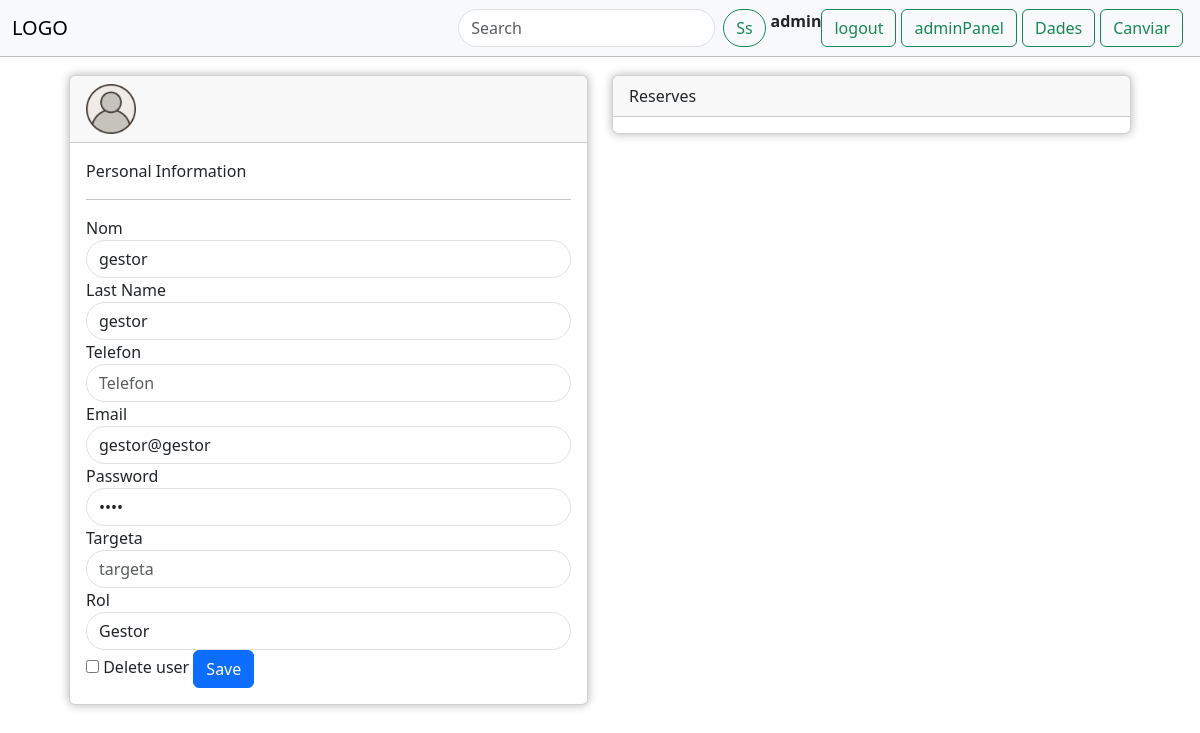
The app's page /mvc/public/index.php?r=userpage&Id=2 (signed in) with its own data.
### tables this page shows
CREATE TABLE Usuari (
    Id INT AUTO_INCREMENT PRIMARY KEY,
    Nom VARCHAR(255),
    Cognoms VARCHAR(255),
    Telefon VARCHAR(15),
    CorreuElectronic VARCHAR(255),
    Contrasenya VARCHAR(255),
    NumTargetaCredit VARCHAR(16),
    Rol ENUM('Usuari', 'Gestor', 'Administrador') DEFAULT 'Usuari'
);

### mvc/public/index.php (called while the page is built, shortened)
<?php
include "../src/config.php";
include "../src/controllers/userpage.php";
include "../src/middleware/middleAdmin.php";
$request = new \Emeset\Request();
$response = new \Emeset\Response();
$container = new \Emeset\Container($config);
$r = '';
if (isset($_REQUEST["r"])) {
    $r = $_REQUEST["r"];
}
if ($r === "login") {
    $response = ctrlLogin($request, $response, $container);
} elseif ($r == "registre") {
    ctrlRegistre($request, $response, $container);
} elseif ($r == "apartament") {
    $response = isLogged($request, $response, $container, "ctrlApartament");
} elseif ($r == "logout") {
    ctrlLogout($request, $response, $container);
} elseif ($r == "adminpanel") {
    $response = isGestorAdmin($request, $response, $container, "ctrlAdminPanel");
} elseif ($r == "userpage") {
    isLogged($request, $response, $container, "ctrlUserpage");
} elseif ($r == "registreadmin") {
    $response = isAdmin($request, $response, $container, "ctrlRegistreAdmin");
} elseif ($r == "registregestor") {
    isGestor($request, $response, $container, "ctrlRegistreGestor");
} elseif ($r == "uploadapartament") {
    $response = isGestorAdmin($request, $response, $container, "ctrlUploadApartament");
} elseif ($r == "apartament_ajax") {
    $response = ctrlApartamentAjax($request, $response, $container);
} elseif ($r == "reserva") {
    $response = isLogged($request, $response, $container, "ctrlReserva");
} else {
    $response = getUserData($request, $response, $container, "ctrlIndex");
}
$response->response();

### mvc/src/models/Users.php (called while the page is built, shortened)
<?php
class Users
{
    public $sql;
    public function __construct($sql)
    {
        $this->sql = $sql;
    }
    public function getById($id)
    {
        $stm = $this->sql->prepare('select * from usuari where id=:id;');
        $stm->execute([':id' => $id]);
        $result = $stm->fetch(\PDO::FETCH_ASSOC);
        if (is_array($result)) {
            return $result;
        } else {
            return false;
        }
    }
}

### mvc/src/middleware/middleAdmin.php (called while the page is built, shortened)
<?php
function isLogged($request, $response, $container, $next)
{
    if (isset($_SESSION['user'])) {
        $response = getUserData($request, $response, $container, $next);
    } else {
        $response->redirect("location: index.php?r=login");
    }
    return $response;
}
function getUserData($request, $response, $container, $next)
{
    if (isset($_SESSION['user'])) {
        $userId = $_SESSION['user']['Id'];
        $usersModel = $container->users();
        $userDb = $usersModel->getById($userId);
        $loginName = $userDb['Nom'];
        $loginValid = true;
        $response->set("loginValid", $loginValid);
        $response->set("loginName", $loginName);
    }
    $response = $next($request, $response, $container);
    return $response;
}

### mvc/src/Emeset/Container.php (called while the page is built, shortened)
<?php
class Container
{
    public $config = [];
    public $sql;
    public function __construct($config)
    {
        $this->config = $config;
        $this->sql = $this->db()->getConnection();
    }
    public function db()
    {
        return new \Daw\Db(
            $this->config["db"]["user"],
            $this->config["db"]["pass"],
            $this->config["db"]["db"],
            $this->config["db"]["host"]
        );
    }
    public function users()
    {
        return new \Daw\Users($this->sql);
    }
}

### mvc/src/models/Db.php (called while the page is built, shortened)
<?php
class Db
{
    public $sql;
    public function __construct($user, $pass, $db, $host)
    {
        $dsn = "mysql:dbname={$db};host={$host}";
        try {
            $this->sql = new \PDO($dsn, $user, $pass);
        } catch (\PDOException $e) {
            echo 'hola';
            print_r($e);
            die('Ha fallat la connexió: ' . $e->getMessage());
        }
    }
    public function getConnection()
    {
        return $this->sql;
    }
}

### mvc/src/controllers/userpage.php (called while the page is built, shortened)
<?php
function ctrlUserPage($request, $response, $container)
{
    $response->setTemplate("userpage.php");
    $usersModel = $container->users();
    $sessionUserId = $userIdToEdit = $_SESSION['user']['Id'];
    if (isset($_REQUEST["Id"])) {
        $userIdToEdit = $_REQUEST["Id"];
    } elseif (isset($_POST['Id'])) {
        $userIdToEdit = $_POST['Id'];
    } else {
        $userIdToEdit = $sessionUserId;
    }
    $currentUserDb = $usersModel->getById($sessionUserId);
    $userToEdit = null;
    if ($sessionUserId == $userIdToEdit) {
        $userToEdit = $currentUserDb;
    } else {
        $userToEdit = $usersModel->getById($userIdToEdit);
    }
    $response->set("potEditarUsuari", false);
    $response->set("potBorrarUsuari", false);
    $response->set("potBorrarReserva", false);
    $response->set("dadesSensibles", false);
    if ($currentUserDb['Rol'] === 'Administrador') {
        $response->set("admin", true);
        $response->set("potEditarUsuari", true);
        $response->set("potBorrarUsuari", true);
        $response->set("potBorrarReserva", true);
        $response->set("dadesSensibles", true);
    }
    $response->set("userToEdit", $userToEdit);
    $reservaModel = $container->reserva();
    $userReserves = $reservaModel->getReservesByUserId($userIdToEdit);
    $response->set("userReserves", $userReserves);
    return $response;
}

### mvc/src/views/userpage.php (the view, shortened to what this page needs)
<!DOCTYPE html>
<html lang="en">
<head>
    <link href="https://cdn.jsdelivr.net/npm/bootstrap@5.3.2/dist/css/bootstrap.min.css" rel="stylesheet" />
    <link href='src/CSS/index.css' rel='stylesheet' />
</head>
<body>
    <div id="content">
        <div id="nav">
            <?php include 'head.php'; ?>
        <div class="container mt-4">
            <div class="row">
                <div class="col-md-6">
                    <div class="card">
                        <div class="card-header">
                            <img src="..\..\public\img\usuario.png" alt="" style="width: 50px">
                        </div>
                        <div class="card-body">
                            <form method="POST" action="index.php?r=userpage&action=updateuser">
                                Personal Information
                                <hr>
                                <div class="form-group">
                                    <?php if (!$potEditarUsuari): ?>
                                        <p>
                                            <b>Nom:</b>
                                            <?php echo $userToEdit['Nom']; ?>
                                        </p>
                                    <?php else: ?>
                                        <label for="name">Nom</label>
                                        <input type="text" class="form-control" id="Nom" name="Nom"
                                            placeholder="Enter your name" value="<?php echo $userToEdit['Nom']; ?>">
                                    <?php endif; ?>
                                </div>
                                <div class="form-group">
                                    <?php if (!$potEditarUsuari): ?>
                                        <p>
                                            <b>Cognoms:</b>
                                            <?php echo $userToEdit['Cognoms']; ?>
                                        </p>
                                    <?php else: ?>
                                        <label for="lastname">Last Name</label>
                                        <input type="text" class="form-control" id="Cognoms" name="Cognoms"
                                            placeholder="Enter your lastname" value="<?php echo $userToEdit['Cognoms']; ?>">
                                    <?php endif; ?>
                                </div>
                                <div class="form-group">
                                    <?php if (!$potEditarUsuari): ?>
                                        <p>
                                            <b>Telefon:</b>
                                            <?php echo $userToEdit['Telefon']; ?>
                                        </p>
                                    <?php else: ?>
                                        <label for="phone">Telefon</label>
                                        <div class="input-group">
                                            <input type="tel" class="form-control" id="Telefon" name="Telefon"
                                                placeholder="Telefon" value="<?php echo $userToEdit['Telefon']; ?>">
                                        </div>
                                    <?php endif; ?>
                                </div>
                                <div class="form-group">
                                    <?php if (!$potEditarUsuari): ?>
                                        <p>
                                            <b>Email:</b>
                                            <?php echo $userToEdit['CorreuElectronic']; ?>
                                        </p>
                                    <?php else: ?>
                                        <label for="email">Email</label>
                                        <input type="email" class="form-control" id="CorreuElectronic"
                                            name="CorreuElectronic" placeholder="Enter your email"
                                            value="<?php echo $userToEdit['CorreuElectronic']; ?>">
                                    <?php endif; ?>
                                </div>
                                <div class="form-group">
                                    <?php if ($dadesSensibles): ?>
                                        <label for="password">Password</label>
                                        <input type="password" class="form-control" id="Contrasenya" name="Contrasenya"
                                            placeholder="Enter your password"
                                            value="<?php echo $userToEdit['Contrasenya']; ?>">
                                    <?php endif; ?>
                                </div>
                                <div class="form-group">
                                    <?php if ($dadesSensibles): ?>
                                        <label for="num_targeta">Targeta</label>
                                        <input type="targeta" class="form-control" id="NumTargetaCredit"
                                            name="NumTargetaCredit" placeholder="targeta"
                                            value="<?php echo $userToEdit['NumTargetaCredit']; ?>">
                                    <?php endif; ?>
                                </div>
                                <div class="form-group">
                                    <?php if ($_SESSION['user']['Rol'] === 'Administrador'): ?>
                                        <label for="rol">Rol</label>
                                        <select class="form-control" id="Rol" name="Rol">
                                            <option value="Gestor" <?php if ($userToEdit['Rol'] === 'Gestor')
                                                echo 'selected'; ?>>Gestor</option>
                                        </select>
                                    <?php endif; ?>
                                </div>
                                <?php if (isset($admin)): ?>
                                    <input type="checkbox" name="delete"> Delete user
                                <?php endif; ?>
                                <?php if ($_SESSION['user']['Rol'] !== 'Gestor'): ?>
                                    <button type="submit" class="btn btn-primary">Save</button>
                                <?php endif; ?>
                            </form>
                        </div>
                    </div>
                </div>
                <div class="col-md-6">
                    <div class="card">
                        <div class="card-header">
                            Reserves
                        </div>
                        <div>
                        </div>
                    </div>
                </div>
            </div>
        </div>

### mvc/public/src/CSS/index.css (style rules this page uses)
#content { margin-top: 60px; }
#nav { position: fixed; top: 0; left: 0; right: 0; background-color: #ffffff; z-index: 1000; transition: top 0.3s; }
.row { margin: 0 auto; justify-content: center; padding: 15px; }
.card { box-shadow: 0 0 10px rgba(0,0,0,0.3); }
.btn { margin-right: 5px; }
.form-control { border-radius: 50px; }
img { max-width: 100%; }

### records on screen
usuari: Nom "gestor", Cognoms "gestor", CorreuElectronic "gestor@gestor", Rol "Gestor"

### other values on screen
$loginName "admin"
